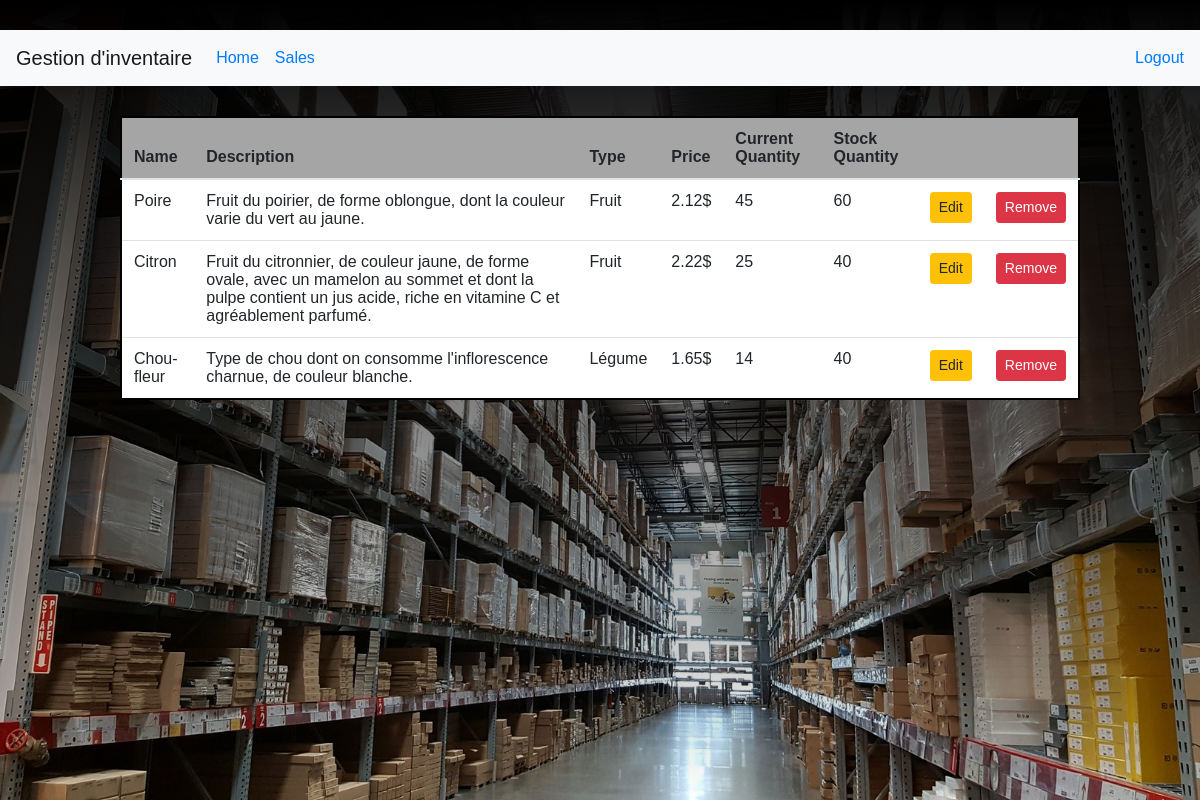
Page /sales (signed in) on the committed database.
### gestionInventaire/models.py (models this page shows, shortened)
class Product(models.Model):
    name = models.CharField(max_length=100, blank = False)
    description = models.CharField(max_length=200)
    product_type = models.CharField(max_length=100)
    price = models.DecimalField(decimal_places = 2, max_digits = 6)
    current_quantity = models.IntegerField()
    stock_quantity = models.IntegerField()

### gestionInventaire/views.py (the view)
# urls.py: url(r'^sales$', salesView, name='sales'),
@login_required(login_url='login')
def salesView(request):
    items = []
    for item in Product.objects.all():
        if item.current_quantity < item.stock_quantity:
            items.append(item)
    return render(request, 'sales.html', {'items': items})

### gestionInventaire/templates/sales.html
{%extends 'base.html'%}
{% block body %}
<table class="table table-hover">
    <thead>
        <tr>
            <th>Name</th>
            <th>Description</th>
            <th>Type</th>
            <th>Price</th>
            <th>Current Quantity</th>
            <th>Stock Quantity</th>
            <th></th>
            <th></th>
        </tr>
    </thead>
    <tbody>
        {% for item in items %}
        <tr onclick="location.href='{% url 'product' item.pk %}'">
            <td>{{ item.name }}</td>
            <td class="description">{{ item.description }}</td>
            <td>{{ item.product_type }}</td>
            <td>{{ item.price }}$</td>
            <td>{{ item.current_quantity }}</td>
            <td >{{ item.stock_quantity }}</td>
            <td class="btn-cell"><a href="{% url 'edit' item.pk %}" class="btn btn-warning btn-sm">Edit</a></td>
            <td class="btn-cell"><a href="{% url 'delete' item.pk %}" class="btn btn-danger btn-sm">Remove</a></td>
        </tr>
        {% endfor %}
    </tbody>
</table>
{% endblock %}

### gestionInventaire/static/styles/styles.css (style rules this page uses)
:root { --z0clr: rgb(99, 99, 99); --z1clr: rgb(165, 165, 165); --z2clr: white; }
.table { background-color: var(--z2clr); border: 2px solid black; width: 80%; margin: 0 auto; }
thead { background-color: var(--z1clr); }
.description { width: 40%; }
.btn-cell { text-align: center; }

### rows in the picture
Product: name "Poire", description "Fruit du poirier, de forme oblongue, dont la couleur varie du vert au jaune.", product_type "Fruit", price "2.12", current_quantity "45", stock_quantity "60"
Product: name "Citron", description "Fruit du citronnier, de couleur jaune, de forme ovale, avec un mamelon au sommet et dont la pulpe contient un jus acide, riche en vitamine C et agréablement parfumé.", product_type "Fruit", price "2.22", current_quantity "25", stock_quantity "40"
Product: name "Chou-fleur", description "Type de chou dont on consomme l'inflorescence charnue, de couleur blanche.", product_type "Légume", price "1.65", current_quantity "14", stock_quantity "40"
